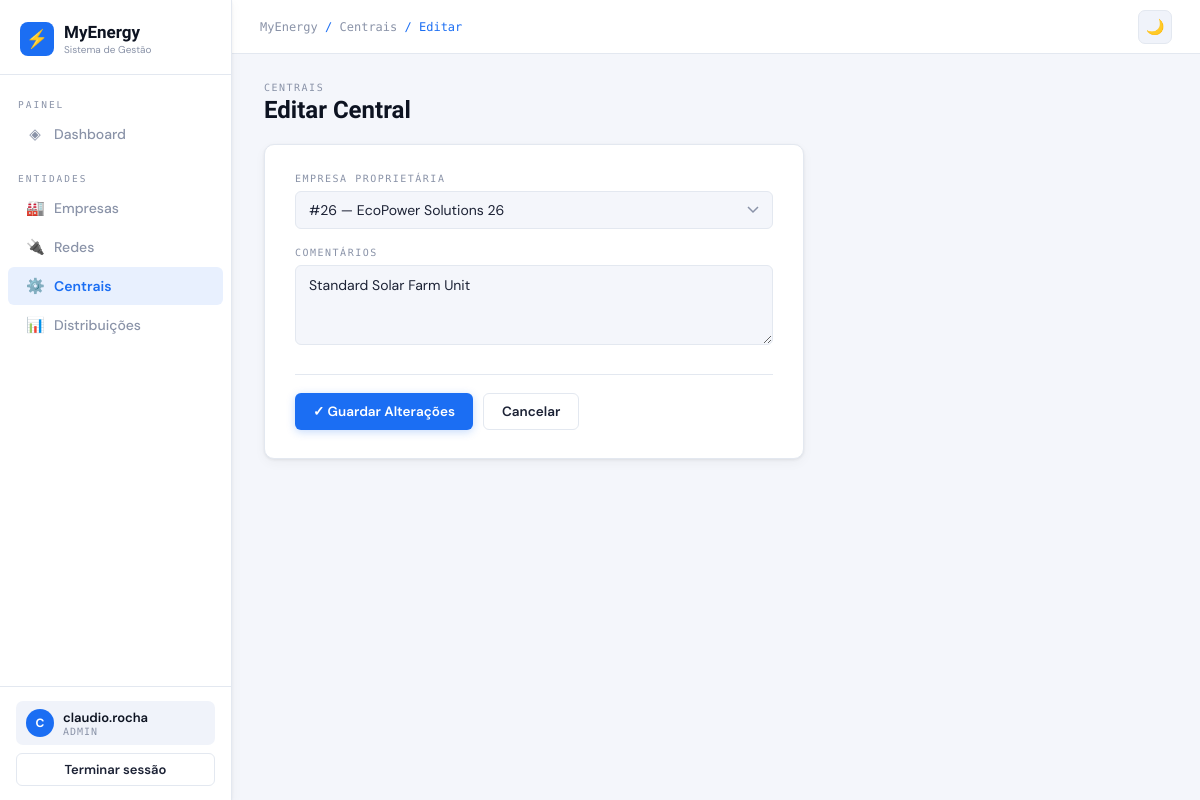
Screenshot of /plants/101/edit (signed in) with the database file from the repository.
### tables this page shows
CREATE TABLE "Plant" (
"plant_id" INTEGER,
  "plant_comments" TEXT,
  "company_id" INTEGER
);

### app.py (the view, shortened to what this page needs)
@app.route('/plants/<int:pid>/edit', methods=['GET','POST'])
@login_required
@admin_required
def plant_edit(pid):
    con = get_db()
    companies = con.execute('SELECT company_id,company_name FROM Company ORDER BY company_name').fetchall()
    row = con.execute('SELECT * FROM Plant WHERE plant_id=?', (pid,)).fetchone()
    con.close()
    return render_template('plants/form.html', row=row, companies=companies)

### app.py (called while the page is built)
def get_db():
    con = sqlite3.connect(DB_PATH)
    con.row_factory = sqlite3.Row
    return con

def login_required(f):
    @wraps(f)
    def wrapped(*a, **kw):
        if 'username' not in session:
            flash('Faça login para continuar.', 'error')
            return redirect(url_for('login'))
        return f(*a, **kw)
    return wrapped

def admin_required(f):
    @wraps(f)
    def wrapped(*a, **kw):
        if session.get('role') != 'admin':
            flash('Sem permissão para esta ação.', 'error')
            return redirect(url_for('index'))
        return f(*a, **kw)
    return wrapped

### templates/plants/form.html (shortened to what this page needs)
{% extends 'base.html' %}
{% block breadcrumb %}<a href="{{ url_for('plants') }}" style="color:var(--muted);text-decoration:none">Centrais</a> / {{ 'Editar' if row else 'Nova' }}{% endblock %}
{% block content %}
<div class="page-header">
  <div class="page-title">
    <small>Centrais</small>
    {{ 'Editar Central' if row else 'Nova Central' }}
  </div>
</div>
<div class="form-card">
  <form method="post">
    <div class="form-group">
      <label>Empresa Proprietária</label>
      <select name="company_id" required>
        {% for c in companies %}
        <option value="{{ c.company_id }}"
          {% if row and row.company_id == c.company_id %}selected{% endif %}>
          #{{ c.company_id }} — {{ c.company_name }}
        </option>
        {% endfor %}
      </select>
    </div>
    <div class="form-group">
      <label>Comentários</label>
      <textarea name="comments" placeholder="Observações sobre a central...">{{ row.plant_comments if row else '' }}</textarea>
    </div>
    <div class="form-actions">
      <button type="submit" class="btn btn-primary">
        {{ '✓ Guardar Alterações' if row else '＋ Criar Central' }}
      </button>
      <a href="{{ url_for('plants') }}" class="btn btn-secondary">Cancelar</a>
    </div>
  </form>
</div>
{% endblock %}

### templates/base.html (style rules this page uses)
[data-theme="light"] { --bg:#f4f6fb; --surface:#fff; --panel:#f0f3fa; --border:#e3e8f0; --accent:#1b6ef3; --accent-l:#e8f0fe; --green:#0e9f6e; --green-l:#e6f9f2; --warn:#e3450a; --warn-l:#fef0eb; --text:#1c2235; --muted:#8a93a8; --heading:#0d1321; --shadow:0 1px 3px rgba(0,0,0,.07),0 4px 12px rgba(0,0,0,.04); --input-bg:#f4f6fb; }
*,*::before,*::after { box-sizing:border-box;margin:0;padding:0 }
body { font-family:'DM Sans',sans-serif;background:var(--bg);color:var(--text);min-height:100vh;display:flex;transition:background .2s,color .2s }
.page-header { display:flex;align-items:flex-end;justify-content:space-between;margin-bottom:20px }
.page-title { font-family:'Sora',sans-serif;font-size:24px;font-weight:700;color:var(--heading) }
.page-title small { display:block;font-family:'DM Mono',monospace;font-size:10px;color:var(--muted);font-weight:400;letter-spacing:1.5px;text-transform:uppercase;margin-bottom:3px }
.btn { display:inline-flex;align-items:center;gap:6px;padding:9px 18px;font-family:'DM Sans',sans-serif;font-size:13.5px;font-weight:600;border:none;cursor:pointer;text-decoration:none;transition:all .13s;border-radius:6px }
.btn-primary { background:var(--accent);color:#fff;box-shadow:0 2px 8px rgba(27,110,243,.25) }
.btn-secondary { background:var(--surface);color:var(--text);border:1px solid var(--border) }
.form-card { background:var(--surface);border:1px solid var(--border);border-radius:10px;padding:28px 30px;max-width:540px;box-shadow:var(--shadow) }
.form-group { margin-bottom:18px }
label { display:block;font-family:'DM Mono',monospace;font-size:10px;letter-spacing:1.5px;text-transform:uppercase;color:var(--muted);margin-bottom:7px;font-weight:500 }
input[type="text"],input[type="date"],input[type="number"],input[type="password"],select,textarea { width:100%;background:var(--input-bg);border:1.5px solid var(--border);color:var(--text);padding:10px 13px;font-family:'DM Sans',sans-serif;font-size:14px;outline:none;transition:border-color .13s,box-shadow .13s;border-radius:6px;appearance:none }
select { background-repeat:no-repeat;background-position:right 13px center;padding-right:34px }
textarea { resize:vertical;min-height:80px }
.form-actions { display:flex;gap:10px;margin-top:24px;padding-top:18px;border-top:1px solid var(--border) }

### rows the page displays
Plant: company_id "#26 — EcoPower Solutions 26", comments "Standard Solar Farm Unit"

### other values shown
{{ session.username[0].upper() }} "C"
{{ session.username }} "claudio.rocha"
{{ session.role }} "ADMIN"
{{ 'Editar' if row else 'Nova' }} "Editar"
{{ 'Editar Central' if row else 'Nova Central' }} "Editar Central"
{{ '✓ Guardar Alterações' if row else '＋ Criar Central' }} "✓ Guardar Alterações"
